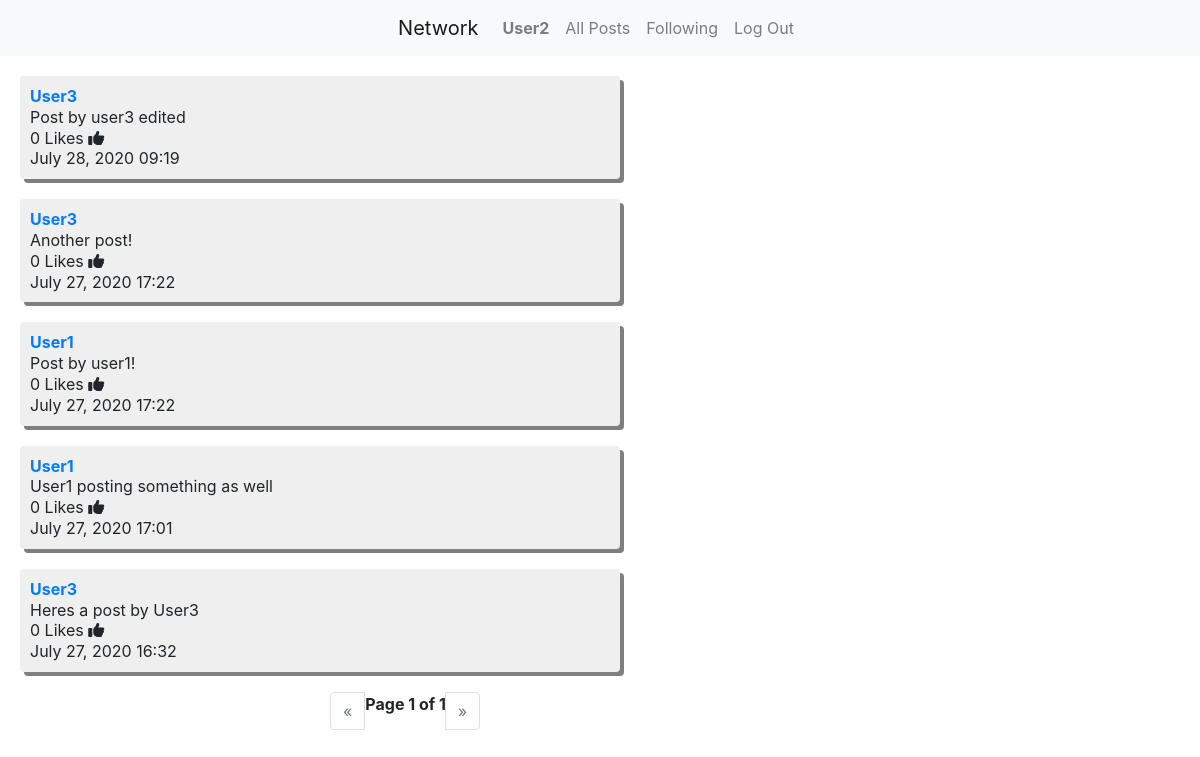
Before: /following (signed in) with the older database file.
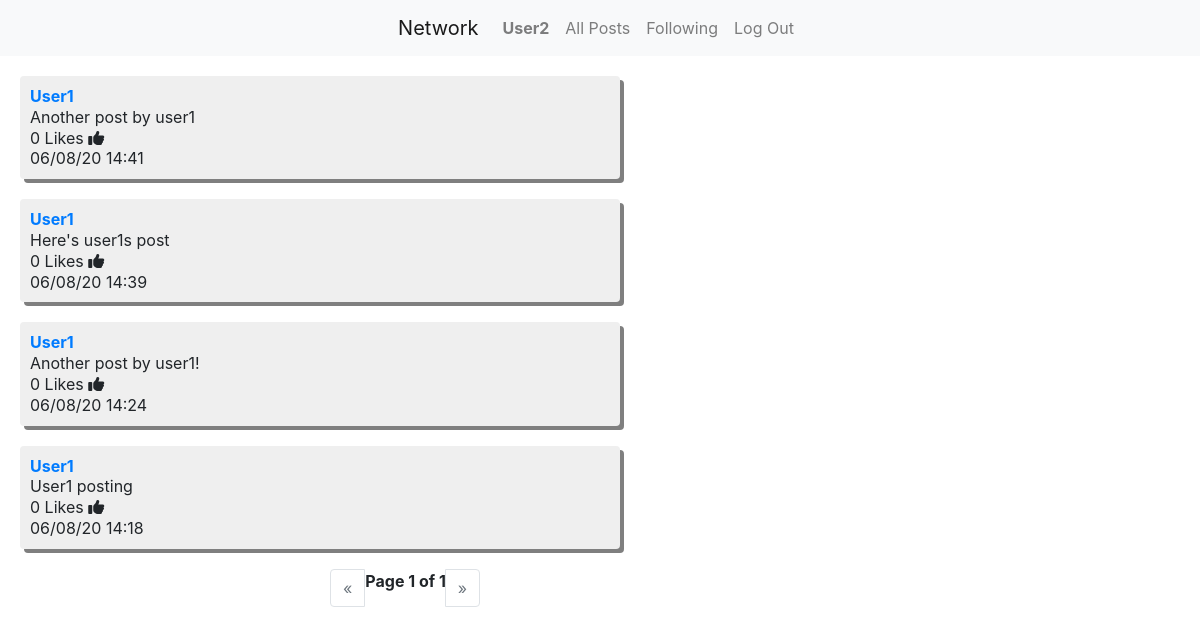
After: the same page with the newer database file.
### network/models.py (models this page shows, shortened)
class User(AbstractUser):
    pass

class Post(models.Model):
    user = models.ForeignKey(User, on_delete=models.CASCADE, related_name="auth")
    post = models.CharField(max_length = 140)
    likes = models.IntegerField(default=0, blank=True, null=True)
    time = models.CharField(max_length = 40, null=True)
    class Meta:
        ordering = ['-time']

### network/views.py (the view)
# urls.py: path("following", views.following_view, name="following"),
def following_view(request):
    current_user = request.user
    current_user_follows = current_user.user_followed.all()
    following = []
    for follows in current_user_follows:
        user = follows.user_following
        if user in following:
            pass
        else:
            following.append(user)
    posts_list = Post.objects.all()
    posts = []
    for post in posts_list:
        if post.user in following:
            posts.append(post)
        else:
            pass
    paginator = Paginator(posts, 10)
    page = request.GET.get('page')
    posts = paginator.get_page(page)
    return render(request, "network/following.html",{
    "posts": posts,
    "following": following
    })

### network/templates/network/following.html (shortened to what this page needs)
{% extends 'network/layout.html' %}
{% block body %}
  {% for post in posts %}
    {% if post.user in following %}
    <div class="post">
      <a href="{% url 'profile' username=post.user %}"><strong>{{ post.user }}</strong></a>
      <br>
      <div class="post-text"name=post>
        {{ post.post }}
        <br>
      </div>
      <div class="like">
        {{ post.likes }} Likes
        <a class="likes fas fa-thumbs-up"id="{{ post.id }}"></a>
      </div>
      {{ post.time }}
      </div>
    {% endif %}
  {% endfor %}
{% endblock %}

### network/templates/network/layout.html (shortened to what this page needs)
{% load static %}
<!DOCTYPE html>
<html lang="en">
    <head>
        <link rel="stylesheet" href="https://stackpath.bootstrapcdn.com/bootstrap/4.4.1/css/bootstrap.min.css">
        <link href="{% static 'network/styles.css' %}" rel="stylesheet">
    </head>
    <body>
        <nav class="navbar navbar-expand-lg navbar-light bg-light justify-content-center">
            <a class="navbar-brand" href="#">Network</a>
            <div>
              <ul class="navbar-nav mr-auto">
                {% if user.is_authenticated %}
                    <li class="nav-item">
                        <a class="nav-link" href="{{ user.username }}"><strong>{{ user.username }}</strong></a>
                    </li>
                {% endif %}
                <li class="nav-item">
                  <a class="nav-link" href="{% url 'index' %}">All Posts</a>
                </li>
                {% if user.is_authenticated %}
                    <li class="nav-item">
                        <a class="nav-link" href="{% url 'following' %}">Following</a>
                    </li>
                    <li class="nav-item">
                        <a class="nav-link" href="{% url 'logout' %}">Log Out</a>
                    </li>
                {% endif %}
              </ul>
            </div>
          </nav>
        <div class="body">
            {% block body %}
            {% endblock %}
            {% if user.is_authenticated %}
            {% if posts %}
            <div class="container">
              <div class="row justify-content-center">
                <div class="col-md-6">
                  <nav aria-label="Page navigation">
                    <ul class="pagination">
                      {% if posts.has_previous %}
                      <li class="page-item">
                      <a class="page-link " href="?page={{ posts.previous_page_number }}" aria-label="Previous">
                      {% else %}
                      <li class="page-item disabled">
                      <a class="page-link " href="" aria-label="Previous">
                      {% endif %}
                        <span aria-hidden="true">&laquo;</span>
                      </a>
                    </li>
                    <strong>Page {{ posts.number }} of {{ posts.paginator.num_pages }}</strong>
                    {% if posts.has_next %}
                    <li class="page-item">
                      <a class="page-link" href="?page={{ posts.next_page_number }}" aria-label="Next">
                    {% else %}
                    <li class="page-item disabled">
                      <a class="page-link" href="" aria-label="Next">
                    {% endif %}
                        <span aria-hidden="true">&raquo;</span>
                      </a>
                    </li>
                  </ul>
                </nav>
                </div>
              </div>
            </div>
        {% endif %}
        {% endif %}
        </div>
    </body>
</html>

### network/static/network/styles.css (style rules this page uses)
.post { background: #efefef; border-radius: 4px; line-height: 1.3; margin: 20px; width: 50%; padding: 10px; box-shadow: 4px 4px 0 rgba(0, 0, 0, 0.5); }
.likes { cursor: pointer; }

Changed rows visible on the page:
removed Post: user "User3", post "Post by user3 edited", likes "0", time "July 28, 2020 09:19"
removed Post: user "User3", post "Another post!", likes "0", time "July 27, 2020 17:22"
removed Post: user "User1", post "Post by user1!", likes "0", time "July 27, 2020 17:22"
removed Post: user "User1", post "User1 posting something as well", likes "0", time "July 27, 2020 17:01"
removed Post: user "User3", post "Heres a post by User3", likes "0", time "July 27, 2020 16:32"
added Post: user "User1", post "Another post by user1", likes "0", time "06/08/20 14:41"
added Post: user "User1", post "Here's user1s post", likes "0", time "06/08/20 14:39"
added Post: user "User1", post "Another post by user1!", likes "0", time "06/08/20 14:24"
added Post: user "User1", post "User1 posting", likes "0", time "06/08/20 14:18"
